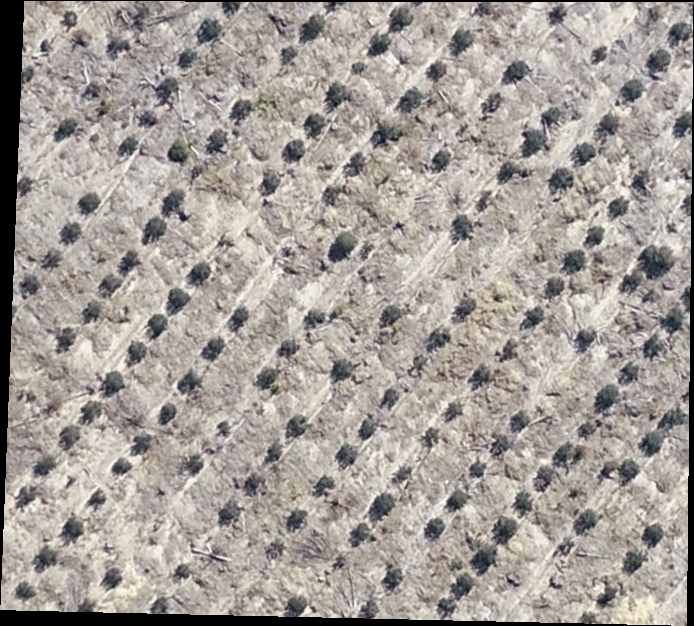
#> input picture data/sample1.tif, 694 x 626 px, found by its file name
$ python main.py   (older library calls are emulated)
#> lines starting #> are read from the running program, lines starting #| are printed output that depends on the picture; after the words box and inside, x2 and y2 are one past the last pixel; in counts of white or black regions, pixels touching at a corner belong together
#> in pipeline, img is the input picture: shape (626, 694, 3); mean B, G, R 152.7, 157.8, 164.6
### src/preprocessing.py
import cv2
import numpy as np

# [15 lines left out: function filter_blur, not called in this run]

def filter_median(image):
    """
    Applies a median filter to the input image using a 5x5 kernel.

    Parameters:
    image (numpy.ndarray): The input image.

    Returns:
    numpy.ndarray: The image after median filtering.
    """
    imagem_mediana = cv2.medianBlur(image, 5)  # Kernel 5x5
    cv2.imwrite(f'./preprocessed/imagem_mediana.tif', imagem_mediana)

    return imagem_mediana

# [128 lines left out: functions filter_gaussian, filter_sobel, filter_laplace, erosion, dilation, opening and 1 more, not called in this run]


def transform_hsv(img):

    """
    Converts an image from the BGR color space to HSV and saves the HSV channels into TIFF files.

    Parameters:
    img (numpy.ndarray): The input image in the BGR color space.

    Returns:
    tuple: A tuple containing the hue, saturation, and value channels (Hue, Saturation, Value).
    """

    # Convert the image to the HSV color space
    imagem_hsv = cv2.cvtColor(img, cv2.COLOR_BGR2HSV)
#> imagem_hsv: shape (626, 694, 3); mean H, S, V 29.1, 20.4, 165.2

    # Accessing the HSV channels
    matiz = imagem_hsv[:,:,0]
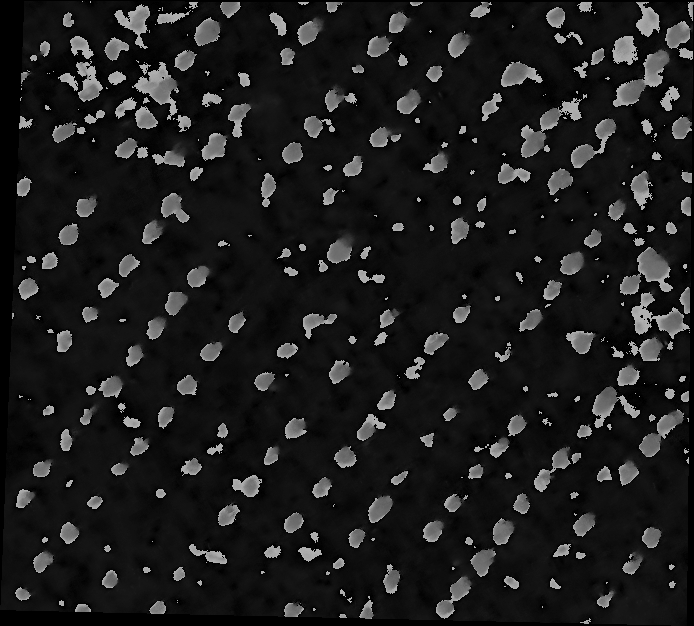
#> matiz: shape (626, 694); min 0, max 179, mean 29.1
    saturacao = imagem_hsv[:,:,1]
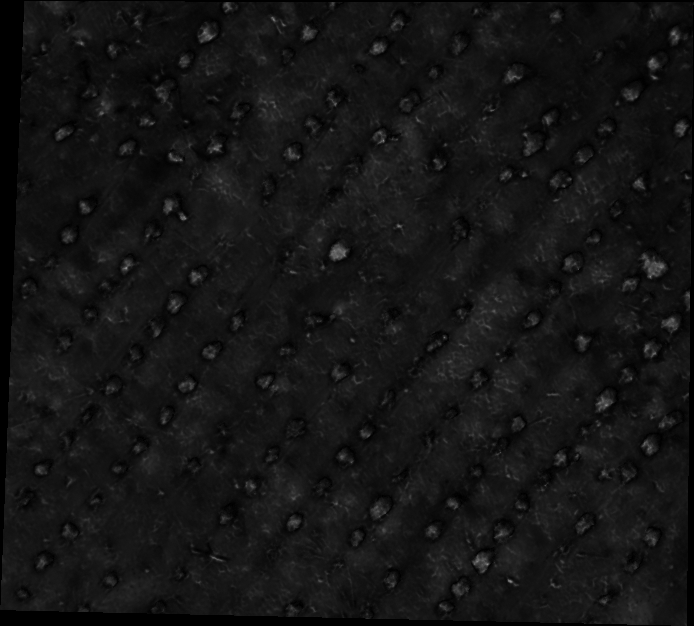
#> saturacao: shape (626, 694); min 0, max 139, mean 20.4
    valor = imagem_hsv[:,:,2]
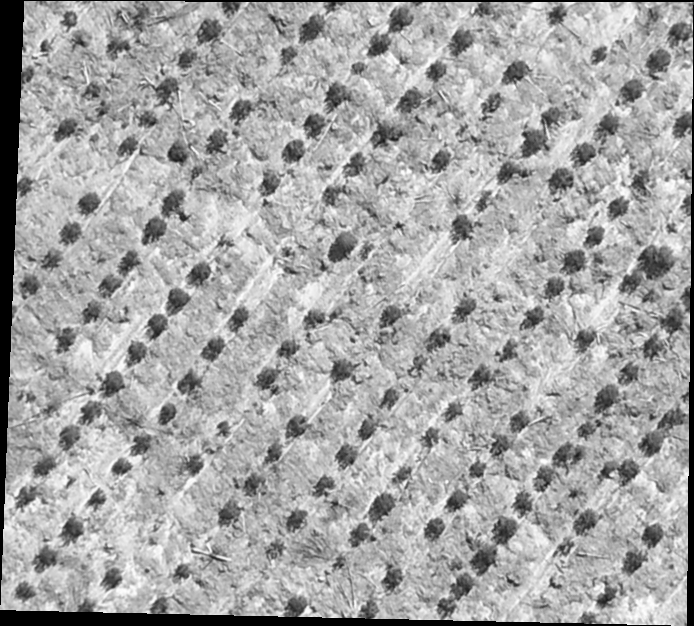
#> valor: shape (626, 694); min 0, max 254, mean 165.2
    cv2.imwrite("./preprocessed/hsv.tif", imagem_hsv)

      # Adjusting the channel values for better visualization
    matiz, saturacao, valor = cv2.split(imagem_hsv)
    matiz = np.uint8(matiz * 2)
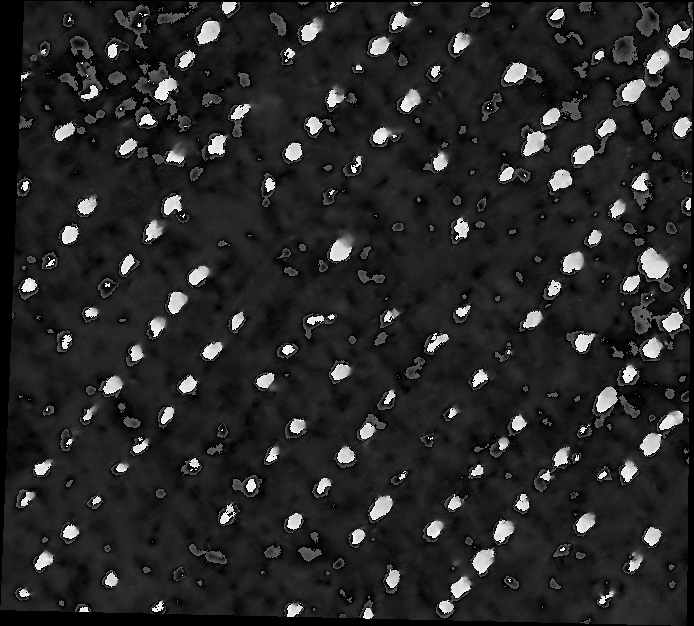
#> matiz: shape (626, 694); min 0, max 254, mean 39.1
    imagem_hsv = np.uint(imagem_hsv * 2)
#> imagem_hsv: shape (626, 694, 3) uint64; mean H, S, V 39.1, 40.9, 120.5
    saturacao = np.uint8(saturacao * 2)
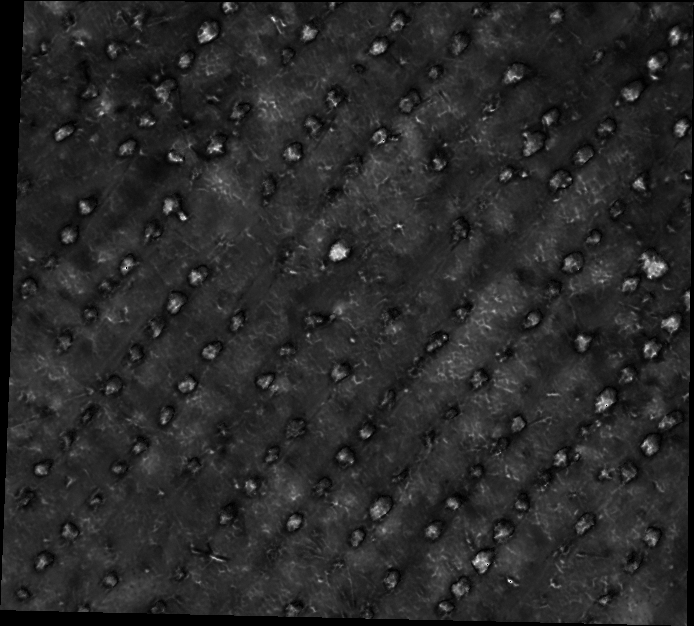
#> saturacao: shape (626, 694); min 0, max 254, mean 40.9
#> in filter_median, `imagem_mediana = cv2.medianBlur(image, 5)`:
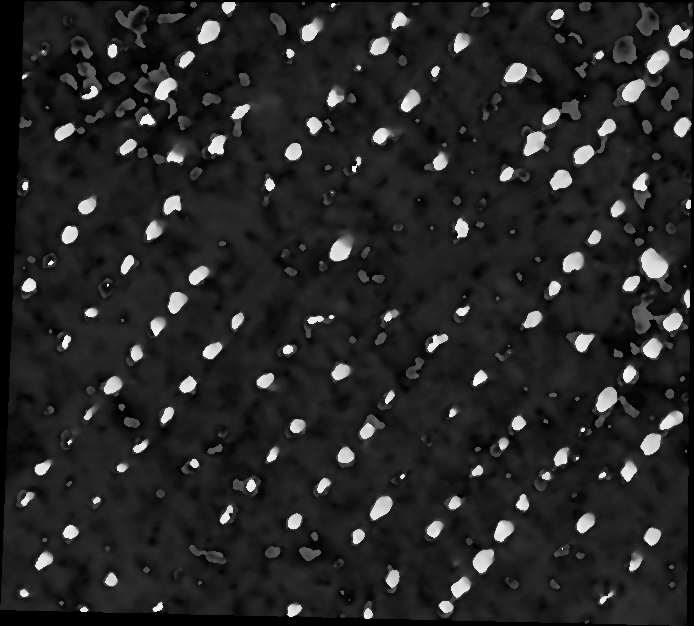
#> imagem_mediana: shape (626, 694); min 0, max 250, mean 38.2

    cv2.imwrite("./preprocessed/matiz.tif", matiz)
    cv2.imwrite("./preprocessed/saturacao.tif", saturacao)
    cv2.imwrite("./preprocessed/valor.tif", valor)

    cv2.imread("./preprocessed/matiz.tif")
    cv2.imread("./preprocessed/saturacao.tif")
    cv2.imread("./preprocessed/valor.tif")

    return matiz, saturacao, valor


### src/segmentation.py
import cv2

def segmentation(image):
    """
    Performs tree segmentation by binarizing the image.

    Parameters:
    image(numpy.ndarray): Pre-processed image.

    Returns:
    segmentated(numpy.ndarray): Binarized image with trees segmented.
    """

    # Apply thresholding to segment
    _, segmentated = cv2.threshold(image, 150, 255, cv2.THRESH_BINARY)
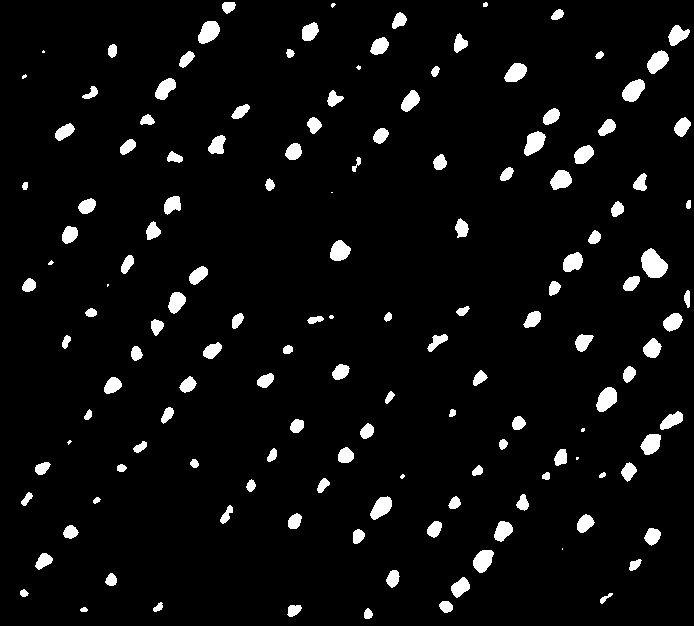
#> segmentated: shape (626, 694); 5% white; 144 white regions (13 under 20 px)

    # Function to remove shadow from large tree (sample2) and small points, counted as trees
    segmentated = remove_shadow(segmentated)

    cv2.imwrite(f"./segmentation_result/segmented.tif", segmentated)

    return segmentated

def remove_shadow(image):
    """
    Remove small points and big shadow(sample2).

    Parameters:
    image(numpy.ndarray): Segmentated image.

    Returns:
    image(numpy.ndarray): Image without big shadow and small trees.
    """

    # Find contours in the binary image
    contours, _ = cv2.findContours(image, cv2.RETR_EXTERNAL, cv2.CHAIN_APPROX_SIMPLE)
#> contours = 144 contours, 14 with area under 20; largest, box (x1, y1, x2, y2) and area: (641, 248, 668, 278) 514, (596, 387, 617, 412) 334, (198, 21, 220, 44) 329, (622, 79, 645, 102) 326, (524, 131, 546, 156) 324

    big_shadow = 1000

    # Iterate over the contours
    for contour in contours:

        # Calculate the area of the contour
        area = cv2.contourArea(contour)

        # Filter contours based on size
        if area > big_shadow:

            cv2.drawContours(image, [contour], 0, 0, -1)
#> this loop made 144 passes
#> area on passes 1 to 12: 61, 22, 110.5, 47, 110.5, 40, 39, 223, 96, 151.5, 79.5, 163.5


    return image

### src/vectorization.py
import geopandas as gpd
import matplotlib.pyplot as plt
import matplotlib.patches as patches
from shapely.geometry import Polygon
from PIL import Image
import cv2

def create_geometry(image):
    """
    Creates geometries (polygons) from contours found in a binary image.

    Parameters:
    image (numpy.ndarray): The binary image containing contours.

    Returns:
    tuple: A tuple containing a GeoDataFrame with the polygons and a list of contours.
    """
    contours, _ = cv2.findContours(image, cv2.RETR_EXTERNAL, cv2.CHAIN_APPROX_SIMPLE)

    # Creates list to store polygons
    polygons = []

    # Iterate over all found contours
    for contour in contours:
        # Check if the contour has enough points
        if len(contour) >= 4:
            # Transform the contour into a list of points
            points = [point[0] for point in contour]

            # Create shapely polygon object
            polygon = Polygon(points)

            # Add polygon to the list
            polygons.append(polygon)
#> this loop made 144 passes
#> points on passes 38, 80, 85: [[576, 457], [576, 459], [577, 459], [578, 458], [578, 457]], [[107, 284], [107, 286], [108, 285], [108, 284]], [[51, 260], [48, 263], [48, 264], [51, 264], [53, 262]]
#> contour on pass 14: [[562, 548], [562, 549]]
#> after the loop, polygons = 142 items

    # Create a GeoDataFrame with the polygons
    gdf = gpd.GeoDataFrame(geometry=polygons)

    gdf.to_file('shapefile.geojson', driver='GeoJSON')

    return gdf, contours

def generate_image(original_image, image):
    """
    Generates an image with vector geometries overlaid on the original image.

    Parameters:
    original_image (numpy.ndarray): The original image.
    image (numpy.ndarray): The binary image containing contours.

    Returns:
    list: A list of contours found in the image.
    """
    # Load the GeoJSON file with vector geometries
    gdf, contours = create_geometry(image)

    # Plot image
    _, ax = plt.subplots(figsize=(10, 10))
    ax.imshow(original_image)

    # Plot the vector geometries on the image
    for geom in gdf['geometry']:
        if geom.geom_type == 'Polygon':
            # Convert coordinates into a format accepted by patches.Polygon
            xy = [(x, y) for x, y in zip(*geom.exterior.xy)]
            patch = patches.Polygon(xy, edgecolor='none', facecolor='r', alpha=0.5)
            ax.add_patch(patch)

    plt.axis('off')
    plt.savefig('./result/vectorized.tif', format='tiff', dpi=300, bbox_inches='tight', pad_inches=0)
    plt.show()

    count_trees()

    return contours

# [10 lines left out: function count_trees, not called in this run]


### src/main.py
import argparse
import cv2
import os

import preprocessing
from segmentation import segmentation
import vectorization
from heterogeneity import get_heterogeneity

def pipeline(args):

    path = args.get('path')

    img = cv2.imread(path)

    matiz, _, _ = preprocessing.transform_hsv(img)

    median = preprocessing.filter_median(matiz)

    segmented = segmentation(median)

    contours = vectorization.generate_image(img, segmented)

    get_heterogeneity(contours)


if __name__ == '__main__':

    parser = argparse.ArgumentParser(description='Segment Trees')

    parser.add_argument('--path', type=str, default='./sample1.tif', help='Path to img')

    os.makedirs("./preprocessed/", exist_ok=True)
    os.makedirs("./segmentation_result/", exist_ok=True)
    os.makedirs("./result/", exist_ok=True)


    args = parser.parse_args()
    kwargs = vars(args)

    pipeline(kwargs)
#> (the call stopped at in create_geometry, `gdf = gpd.GeoDataFrame(geometry=polygons)`: geopandas is not available in this run)

$ run again, with data/sample2.tif copied over data/sample1.tif
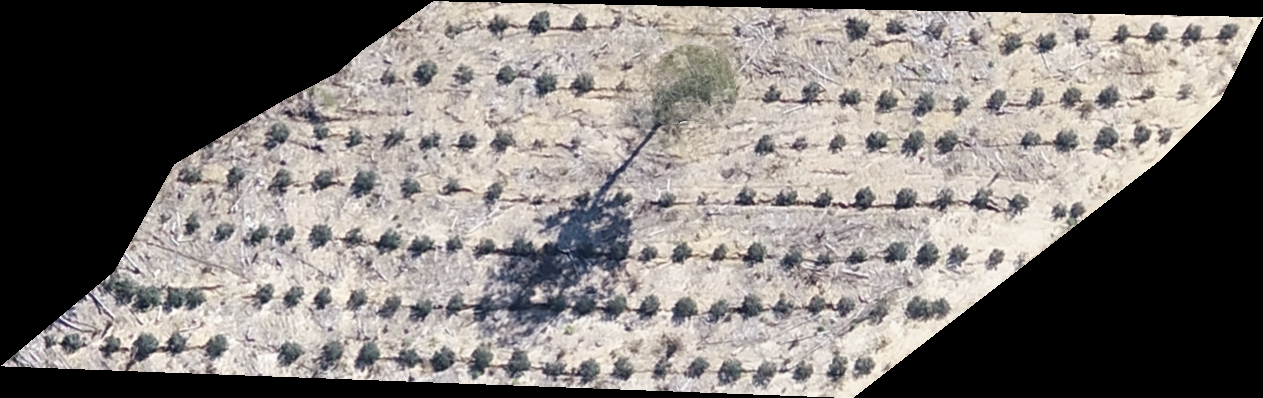
#> input picture data/sample2.tif, 1263 x 398 px, found by its file name
#> in pipeline, img is the input picture: shape (398, 1263, 3); mean B, G, R 117.4, 120.4, 125.4
#> in segmentation, `_, segmentated = cv2.threshold(image, 150, 255, cv2.THRESH_BINARY)`:
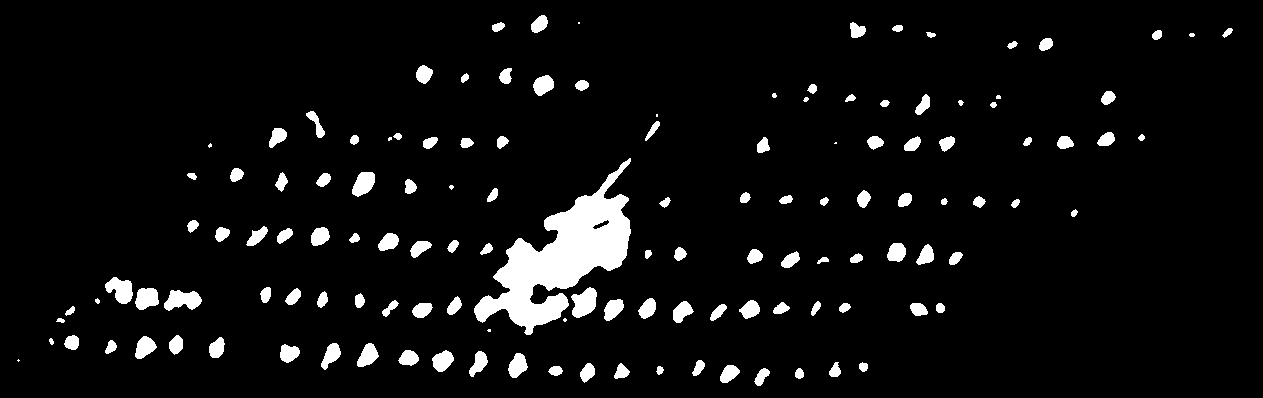
#> segmentated: shape (398, 1263); 5.8% white; 134 white regions (10 under 20 px)
#> in remove_shadow, `contours, _ = cv2.findContours(image, cv2.RETR_EXTERNAL, cv2.CHAIN_APP..`: contours = 134 contours, 16 with area under 20; largest, box (x1, y1, x2, y2) and area: (474, 158, 631, 335) 10023, (571, 287, 597, 318) 504, (164, 290, 202, 311) 489, (105, 277, 133, 304) 443, (135, 288, 159, 310) 374
#> the loop in remove_shadow, `for contour in contours:` made 134 passes
#> area on passes 1 to 8: 63, 137.5, 37.5, 92, 217, 137, 176.5, 55.5
#> after the loop in remove_shadow, `for contour in contours:`:
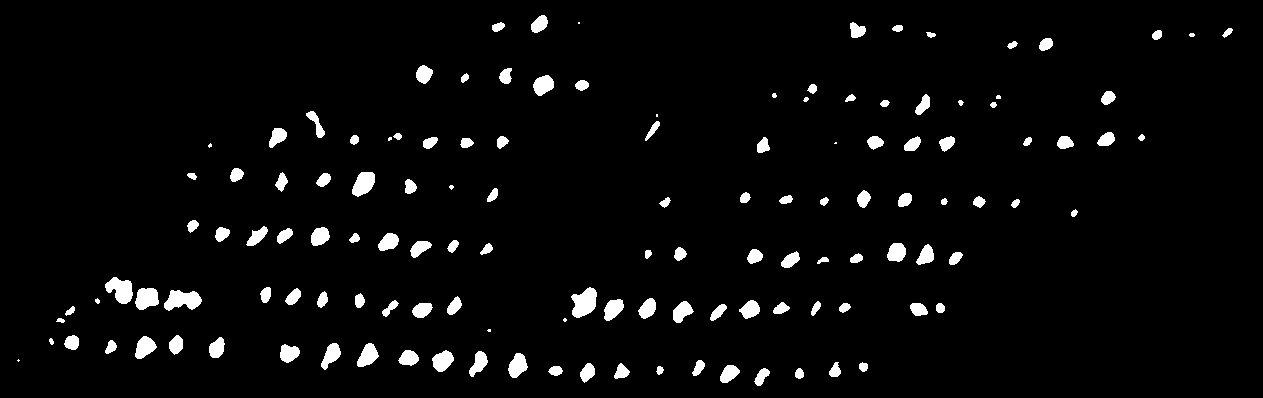
#> image: shape (398, 1263); 3.8% white; 133 white regions (10 under 20 px)
#> in create_geometry, `contours, _ = cv2.findContours(image, cv2.RETR_EXTERNAL, cv2.CHAIN_APP..`: contours = 133 contours, 16 with area under 20; largest, box (x1, y1, x2, y2) and area: (571, 287, 597, 318) 504, (164, 290, 202, 311) 489, (105, 277, 133, 304) 443, (135, 288, 159, 310) 374, (352, 172, 375, 197) 372
#> the loop in create_geometry, `for contour in contours:` made 133 passes
#> points on passes 11, 25, 89: [[18, 359], [17, 360], [18, 361], [19, 360]], [[488, 329], [487, 330], [488, 331], [490, 331], [490, 329]], [[835, 142], [834, 143], [836, 143], [836, 142]]
#> after the loop in create_geometry, `for contour in contours:`: polygons = 133 items
